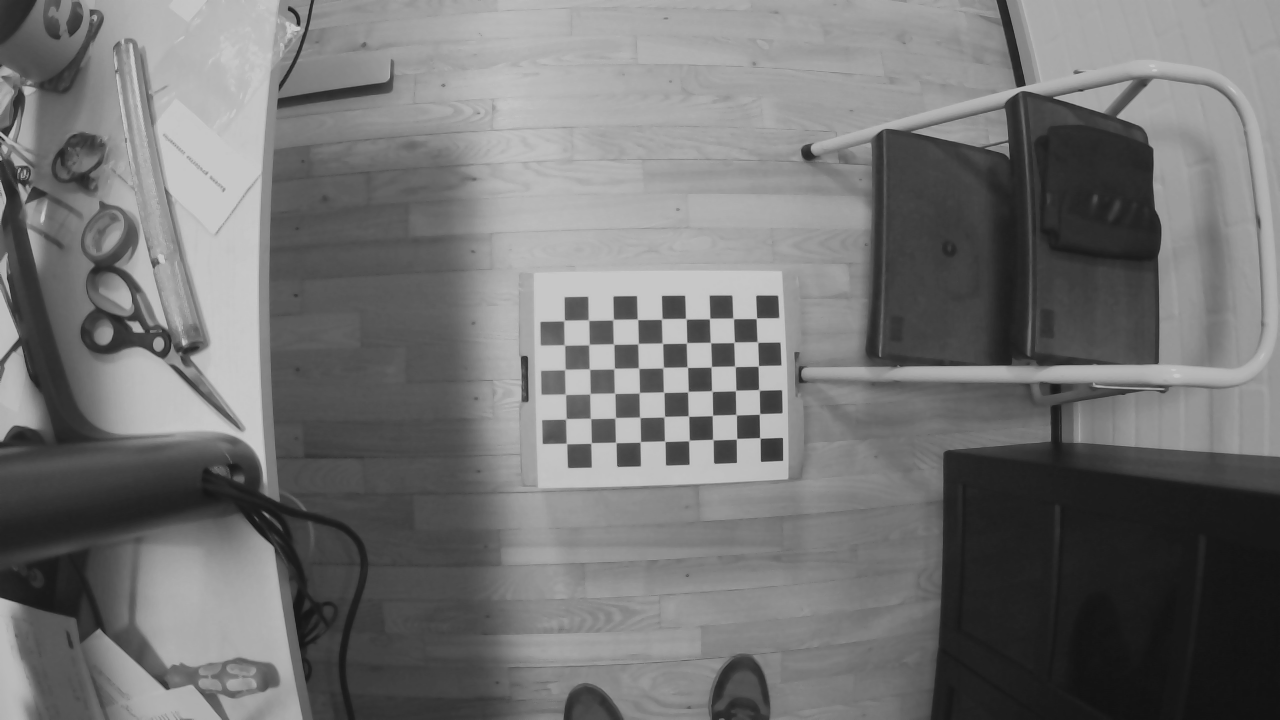
#> input picture data/calibration_images/left-0001.png, 1280 x 720 px; its folder holds only this picture in this run
$ jupyter execute --allow-errors calibrate2.ipynb   (older library calls are emulated)
#> lines starting #> are read from the running program, lines starting #| are printed output that depends on the picture; pictures that were not available may be replaced by others from this repository, and a replacement may not be noted
### calibration.py
import numpy as np
import cv2
import glob
import matplotlib.pyplot as plt
import pickle


class Calibration:
    def __init__(self, img_path, nb_vertical, nb_horizontal):
        # setup for the calibration images
        self.PATH = img_path
        self.pattern_size = (nb_vertical, nb_horizontal)

        self.img_shape = None
        # for distorsion
        self.objpoints = []

        self.left_mtx = None
        self.left_dist = None
        self.left_roi = None
        self.left_cameramtx = None
        self.left_imgpoints = None

        self.right_mtx = None
        self.right_dist = None
        self.right_roi = None
        self.right_cameramtx = None
        self.right_imgpoints = None


        # Resulting calculations
        self.F = None
        self.R_l = None
        self.R_r = None
        self.P_l = None
        self.P_r = None
        self.left_map = None
        self.right_map = None

    def calibrate(self, Show = False):

        #calibrate left camera
        ind = self.PATH.find("*")
        path = self.PATH[0:ind] + "left" + self.PATH[ind:]
        print(path)
        self.left_mtx, self.left_dist, self.left_roi, self.left_cameramtx, self.left_imgpoints = self._calibrate(path,Show)

        #calibrate the right camera
        path = self.PATH[0:ind] + "right" + self.PATH[ind:]
        print(path)
        self.right_mtx, self.right_dist, self.right_roi, self.right_cameramtx, self.right_imgpoints = self._calibrate(path,Show)

        self._rectify(self.img_shape,Show)


    def _calibrate(self, Path, Show):

        # prepare object points, like (0,0,0), (1,0,0), (2,0,0) ....,(6,5,0)
#> called with Path = 'data/calibration_images/left*.png', Show = False
        objp = np.zeros((self.pattern_size[0]*self.pattern_size[1],3), np.float32)
        objp[:,:2] = np.mgrid[0:self.pattern_size[0],0:self.pattern_size[1]].T.reshape(-1,2)

        # Arrays to store object points and image points from all the images.
        self.objpoints = [] # 3d point in real world space
        imgpoints = [] # 2d points in image plane.

        # Load the images
        images = glob.glob(Path)
        assert images

        # perform calibration for left images only
        for fname in images:
            img = cv2.imread(fname)
#> img is the input picture: shape (720, 1280, 3); min 18, max 201, mean 115.2
            gray = cv2.cvtColor(img, cv2.COLOR_BGR2GRAY)

            #Implement findChessboardCorners here
            ret, corners = cv2.findChessboardCorners(img, self.pattern_size)
#> ret = True; corners = 54 rows, first 8: [756.3, 318.3], [757.7, 342.3], [758.3, 365.8], [759, 389.9], [759.5, 414], [760, 438], [733.5, 318.6], [734, 342.3]

            # If found, add object points, image points (after refining them)
            if ret == True:
                self.objpoints.append(objp)
                imgpoints.append(corners)

        if Show == True:
            img = cv2.drawChessboardCorners(img, (self.pattern_size[0],self.pattern_size[1]), corners,ret)
            cv2.imshow('img',img)
            cv2.waitKey(0)


        h, w = img.shape[:2]
#> h = 720; w = 1280
        self.img_shape = gray.shape[::-1]
#> self.img_shape = (1280, 720)
        ret, mtx, dist, rvecs, tvecs = cv2.calibrateCamera(self.objpoints, imgpoints, self.img_shape, None, None)
#> ret = 0.191; mtx = [[1914.4, 0, 610.3], [0, 1859.3, 245.9], [0, 0, 1]]; dist = [[-0.343, -167, 0.152, -0.0136, 4590.3]]; rvecs = ([-0.169, 0.013, 1.55],); tvecs = ([6.09, 3.01, 79.56],)
        newcameramtx, roi = cv2.getOptimalNewCameraMatrix(mtx,dist,(w,h),0,(w,h))
#> newcameramtx = [[43052.8, 0, 713.7], [0, 30025.9, 468], [0, 0, 1]]; roi = (0, 0, 1279, 719)

        return mtx, dist, roi, newcameramtx, imgpoints

    # [49 lines left out: functions distort_img, _rectify, _drawlines, not called in this run]

    def left_remap(self,img):
        dst = cv2.remap(img,self.left_map[0],self.left_map[1],cv2.INTER_NEAREST, cv2.BORDER_CONSTANT)

        x,y,w,h = self.left_roi
        dst = dst[y:y+h, x:x+w]
        return dst

    # [108 lines left out: functions right_remap, draw_epilines, draw_manual_lines, save, load, not called in this run]


# [33 lines that do not run on import are left out]

### calibrate2.ipynb
[cell 1]
import numpy as np
import cv2
import glob
import matplotlib.pyplot as plt
from calibration import Calibration

[cell 2]
cali = Calibration("data/calibration_images/*.png", 6, 9)
#> (the rest of this cell did not finish here and is left out)

#> in calibrate, `self.left_mtx, self.left_dist, self.left_roi, self.left_cameramtx, sel..`: self.left_mtx has the same summary as mtx in _calibrate; self.left_dist = [[-0.343, -167, 0.152, -0.0136, 4590.3]]; self.left_roi = (0, 0, 1279, 719); self.left_cameramtx has the same summary as newcameramtx in _calibrate; self.left_imgpoints = 1 item

[cell 3]
############# box images #############
img_left1 = cv2.imread("data/conveyorImages/left/1585434285_381072044_Left.png")
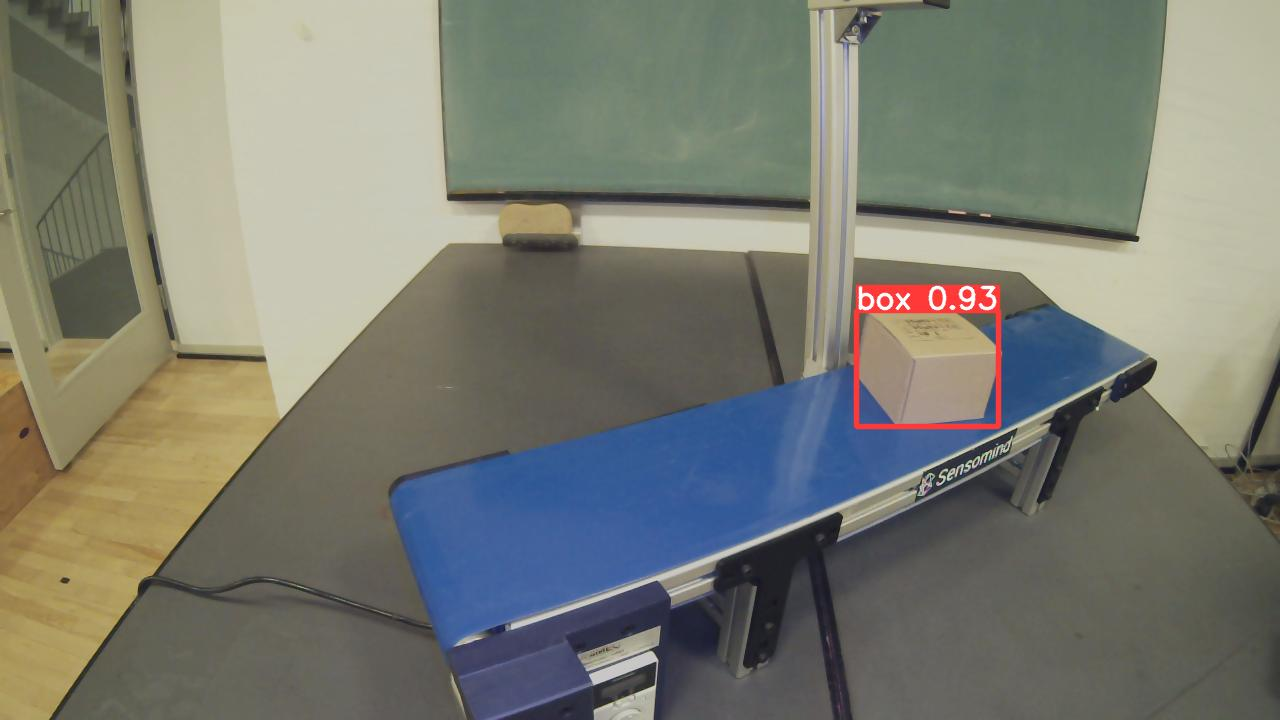
#> input picture runs/detect/exp/1585434285_381072044_Left.jpg, 1280 x 720 px, given in place of 1585434285_381072044_Left.png, which was not available
#> img_left1 is the input picture: shape (720, 1280, 3); mean B, G, R 113.1, 123.7, 121.7
img_right1 = cv2.imread("data/conveyorImages/right/1585434285_381072044_Right.png")
img_left2 = cv2.imread("data/conveyorImages/left/1585434286_376712084_Left.png")
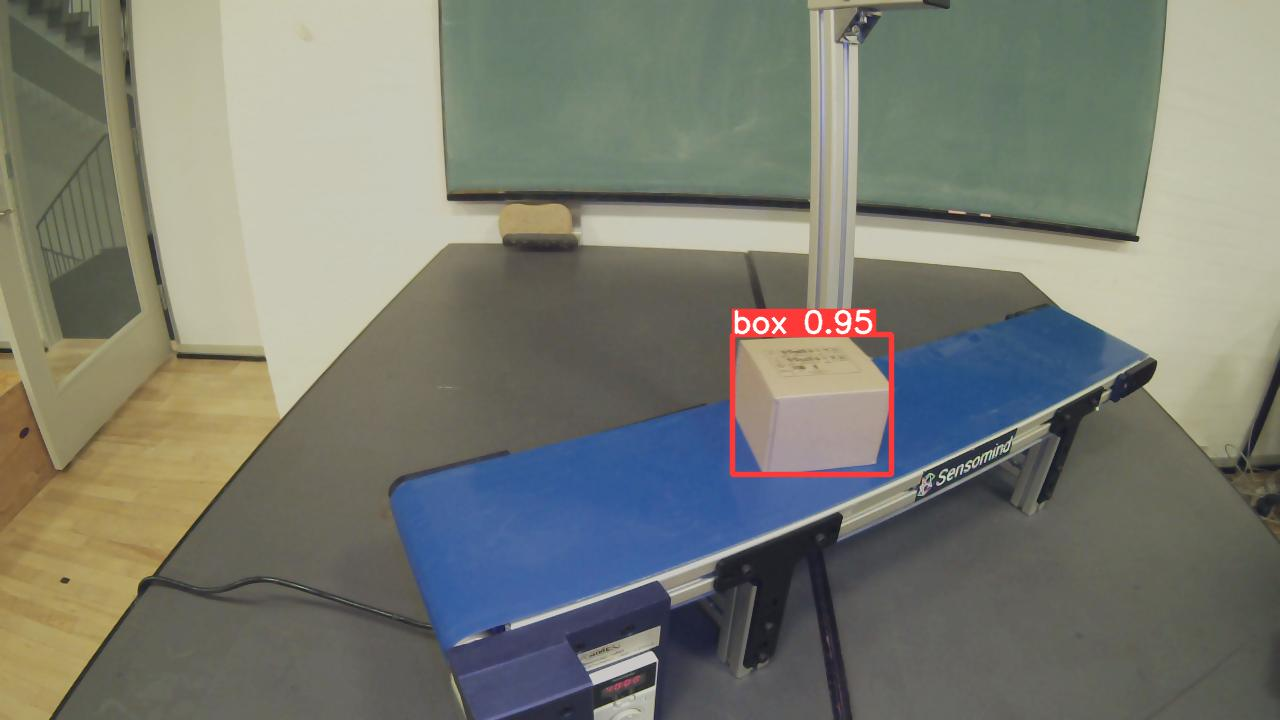
#> input picture runs/detect/exp2/1585434286_376712084_Left.jpg, 1280 x 720 px, given in place of 1585434286_376712084_Left.png, which was not available
#> img_left2 is the input picture: shape (720, 1280, 3); mean B, G, R 113.8, 123.9, 121.7
img_right2 = cv2.imread("data/conveyorImages/right/1585434286_376712084_Right.png")
img_left3 = cv2.imread("data/conveyorImages/left/1585434287_040472031_Left.png")
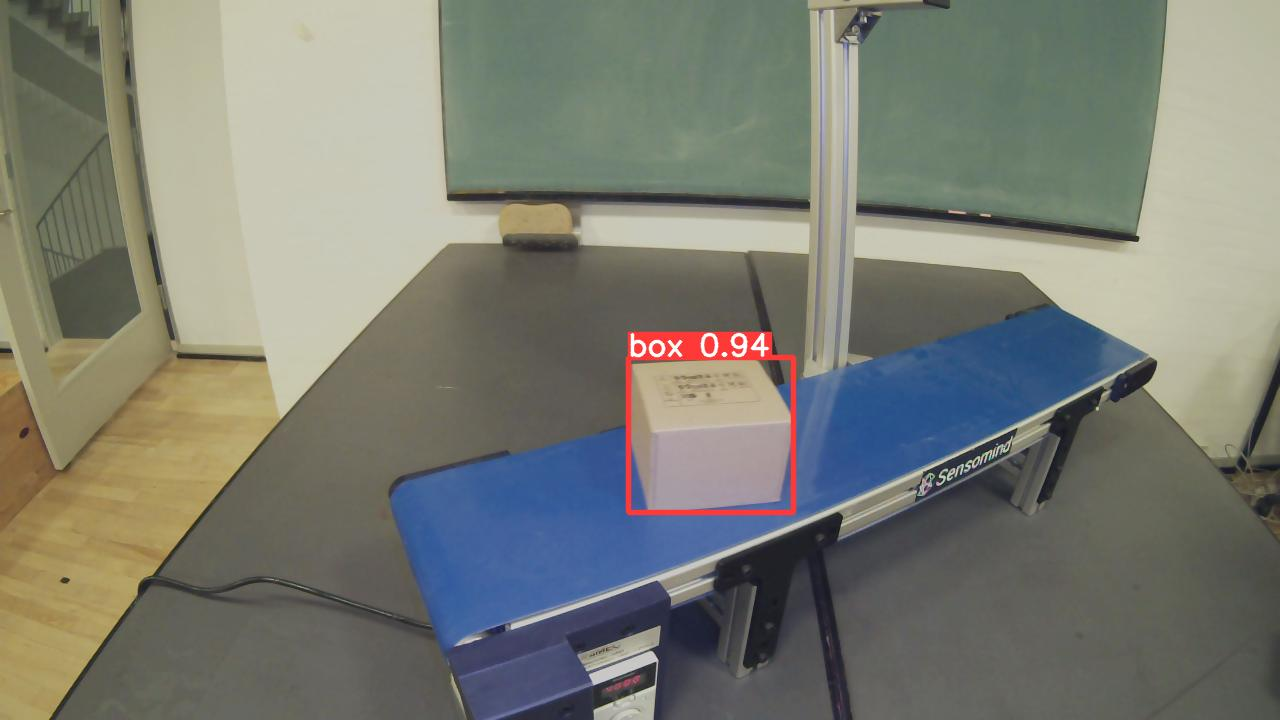
#> input picture runs/detect/exp3/1585434287_040472031_Left.jpg, 1280 x 720 px, given in place of 1585434287_040472031_Left.png, which was not available
#> img_left3 is the input picture: shape (720, 1280, 3); mean B, G, R 114.6, 124.4, 122.3
img_right3 = cv2.imread("data/conveyorImages/right/1585434287_040472031_Right.png")
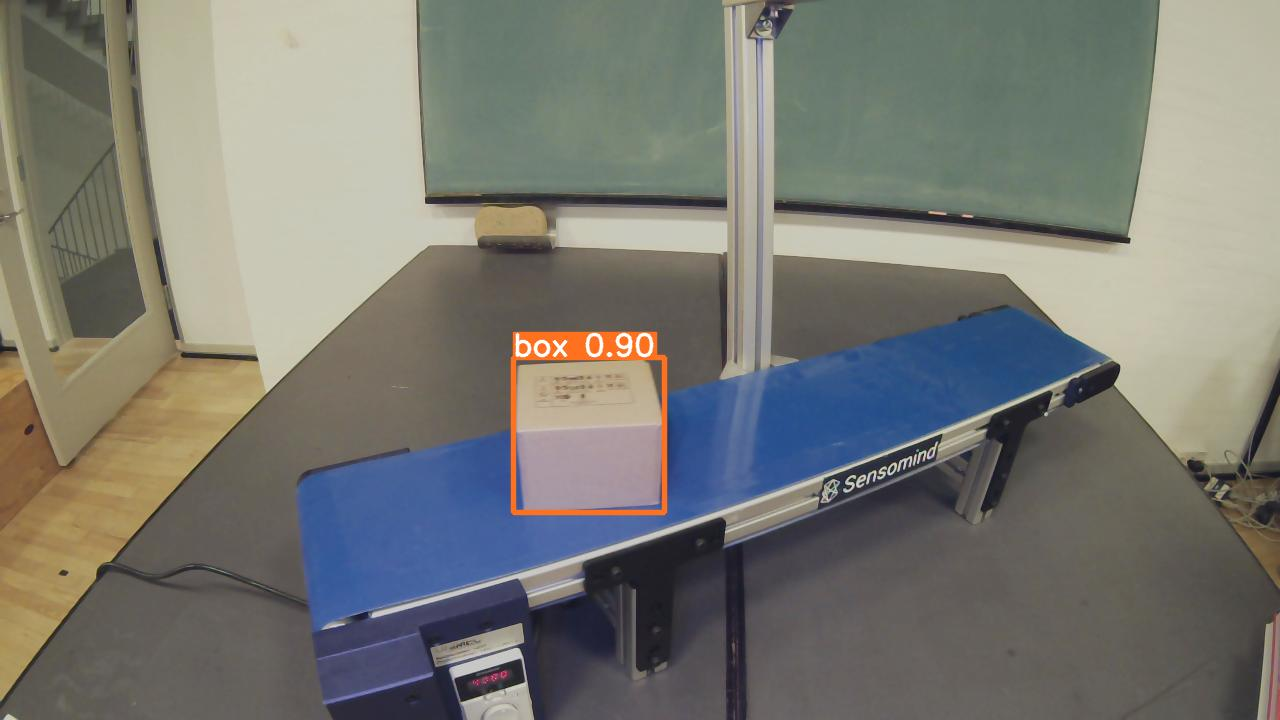
#> input picture data/yoloPredictions/right/1585434287_040472031_Right.jpg, 1280 x 720 px, given in place of 1585434287_040472031_Right.png, which was not available
#> img_right3 is the input picture: shape (720, 1280, 3); mean B, G, R 114.3, 121, 120.7

#> (the rest of this cell did not finish here and is left out)
